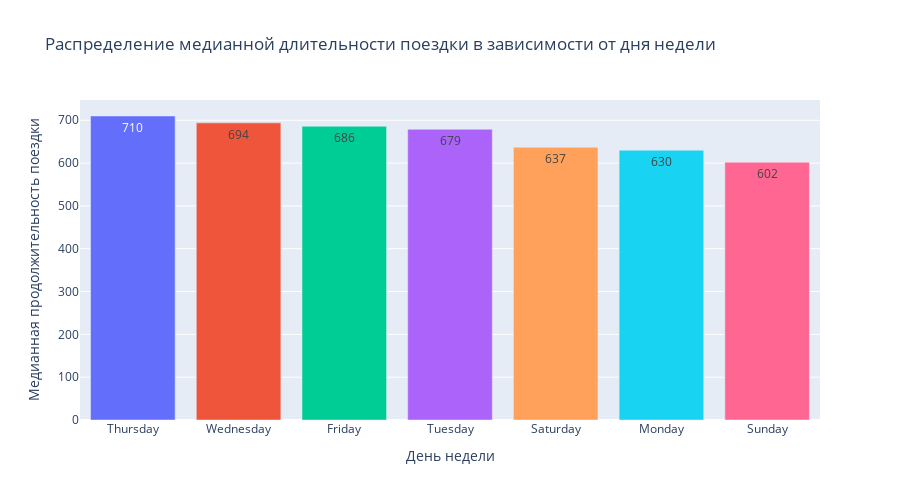

Notebook source saved alongside this figure:
### Code cell
# сгруппируем и отстортируем данные
grouped_pickup_hour_df = taxi_data.groupby(by=['pickup_day_of_week'], as_index=False)['trip_duration'].median()
grouped_pickup_hour_df = grouped_pickup_hour_df.sort_values(by=['trip_duration'], ascending=False)

# задаем параметры столбчатой диаграммы
fig = px.bar(data_frame=grouped_pickup_hour_df,
             x='pickup_day_of_week',
             y='trip_duration',
             color='pickup_day_of_week',
             text = 'trip_duration',
             orientation='v',
             height=500,
             width=900,
             labels={'trip_duration': 'Медианная продолжительность поездки',
                     'pickup_day_of_week': 'День недели'},
             title='Распределение медианной длительности поездки в зависимости от дня недели'
            )

# убираем ненужную легенду
fig.update_layout(showlegend=False)

# отображаем тепловую карту
fig.show()

### Figure 1 — Plotly figure (JSON) as saved in the notebook; plotly's stock layout.template omitted (floating-point values rounded to 4 significant figures)
{"data": [{"alignmentgroup": "True", "hovertemplate": "День недели=%{x}<br>Медианная продолжительность поездки=%{text}<extra></extra>", "legendgroup": "Thursday", "marker": {"color": "#636efa", "pattern": {"shape": ""}}, "name": "Thursday", "offsetgroup": "Thursday", "orientation": "v", "showlegend": true, "text": [710], "textposition": "auto", "type": "bar", "x": ["Thursday"], "xaxis": "x", "y": [710], "yaxis": "y"}, {"alignmentgroup": "True", "hovertemplate": "День недели=%{x}<br>Медианная продолжительность поездки=%{text}<extra></extra>", "legendgroup": "Wednesday", "marker": {"color": "#EF553B", "pattern": {"shape": ""}}, "name": "Wednesday", "offsetgroup": "Wednesday", "orientation": "v", "showlegend": true, "text": [694], "textposition": "auto", "type": "bar", "x": ["Wednesday"], "xaxis": "x", "y": [694], "yaxis": "y"}, {"alignmentgroup": "True", "hovertemplate": "День недели=%{x}<br>Медианная продолжительность поездки=%{text}<extra></extra>", "legendgroup": "Friday", "marker": {"color": "#00cc96", "pattern": {"shape": ""}}, "name": "Friday", "offsetgroup": "Friday", "orientation": "v", "showlegend": true, "text": [686], "textposition": "auto", "type": "bar", "x": ["Friday"], "xaxis": "x", "y": [686], "yaxis": "y"}, {"alignmentgroup": "True", "hovertemplate": "День недели=%{x}<br>Медианная продолжительность поездки=%{text}<extra></extra>", "legendgroup": "Tuesday", "marker": {"color": "#ab63fa", "pattern": {"shape": ""}}, "name": "Tuesday", "offsetgroup": "Tuesday", "orientation": "v", "showlegend": true, "text": [679], "textposition": "auto", "type": "bar", "x": ["Tuesday"], "xaxis": "x", "y": [679], "yaxis": "y"}, {"alignmentgroup": "True", "hovertemplate": "День недели=%{x}<br>Медианная продолжительность поездки=%{text}<extra></extra>", "legendgroup": "Saturday", "marker": {"color": "#FFA15A", "pattern": {"shape": ""}}, "name": "Saturday", "offsetgroup": "Saturday", "orientation": "v", "showlegend": true, "text": [637], "textposition": "auto", "type": "bar", "x": ["Saturday"], "xaxis": "x", "y": [637], "yaxis": "y"}, {"alignmentgroup": "True", "hovertemplate": "День недели=%{x}<br>Медианная продолжительность поездки=%{text}<extra></extra>", "legendgroup": "Monday", "marker": {"color": "#19d3f3", "pattern": {"shape": ""}}, "name": "Monday", "offsetgroup": "Monday", "orientation": "v", "showlegend": true, "text": [630], "textposition": "auto", "type": "bar", "x": ["Monday"], "xaxis": "x", "y": [630], "yaxis": "y"}, {"alignmentgroup": "True", "hovertemplate": "День недели=%{x}<br>Медианная продолжительность поездки=%{text}<extra></extra>", "legendgroup": "Sunday", "marker": {"color": "#FF6692", "pattern": {"shape": ""}}, "name": "Sunday", "offsetgroup": "Sunday", "orientation": "v", "showlegend": true, "text": [602], "textposition": "auto", "type": "bar", "x": ["Sunday"], "xaxis": "x", "y": [602], "yaxis": "y"}], "layout": {"barmode": "relative", "height": 500, "legend": {"title": {"text": "День недели"}, "tracegroupgap": 0}, "showlegend": false, "title": {"text": "Распределение медианной длительности поездки в зависимости от дня недели"}, "width": 900, "xaxis": {"anchor": "y", "categoryarray": ["Thursday", "Wednesday", "Friday", "Tuesday", "Saturday", "Monday", "Sunday"], "categoryorder": "array", "domain": [0, 1], "title": {"text": "День недели"}}, "yaxis": {"anchor": "x", "domain": [0, 1], "title": {"text": "Медианная продолжительность поездки"}}}}
